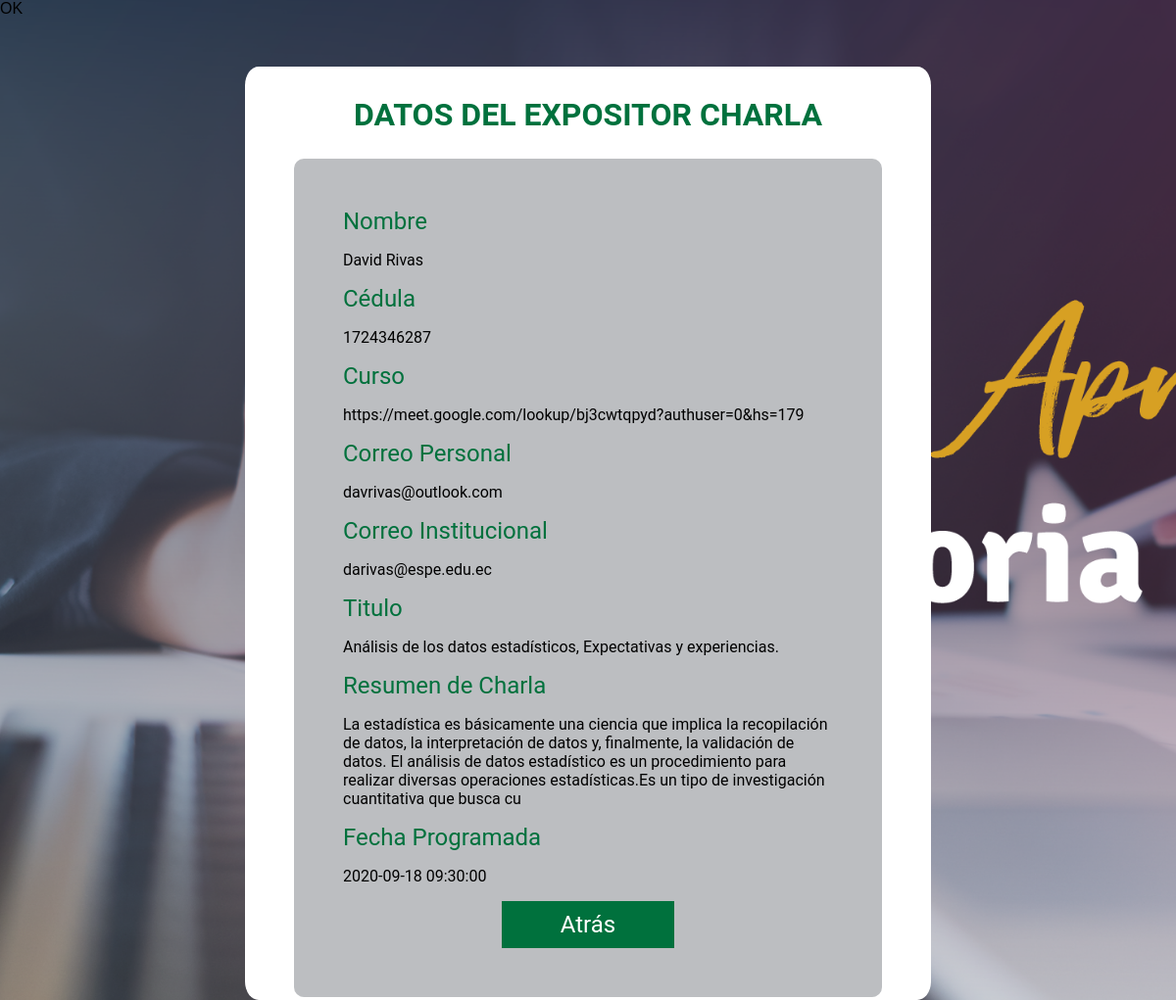
Page /leer_charla.php?id=3 on the committed database.
### tables this page shows
CREATE TABLE `ponente_charla` (
  `ID_CHARLA` int(11) NOT NULL,
  `ID_CARRERA` int(11) DEFAULT NULL,
  `NOMBRE_CHARLA` varchar(20) NOT NULL,
  `APELLIDO_CHARLA` varchar(20) NOT NULL,
  `CEDULA_CHARLA` varchar(10) NOT NULL,
  `SALA_CHARLA` varchar(250) DEFAULT NULL,
  `CORREOPER_CHARLA` varchar(30) NOT NULL,
  `CORREOINS_CHARLA` varchar(30) NOT NULL,
  `TITULO_CHARLA` varchar(100) NOT NULL,
  `RESUMEN_CHARLA` varchar(300) NOT NULL,
  `FECHAPRE_CHARLA` datetime DEFAULT NULL
);

### leer_charla.php (the view, shortened to what this page needs)
<?php
require_once "conexion.php";
if (isset($_GET['id']) && !empty(trim($_GET["id"]))) {
    $query = 'SELECT * FROM ponente_charla WHERE ID_CHARLA=?';
    if($stmt = $conn->prepare($query)){
        $stmt -> bind_param('i', $_GET['id']);
        if($stmt->execute()){
            $result = $stmt->get_result();
            if($result->num_rows == 1){
                $row = $result -> fetch_array(MYSQLI_ASSOC);
                $nombre_cha = $row['NOMBRE_CHARLA'];
                $apellido_cha = $row['APELLIDO_CHARLA'];
                $cedula_cha = $row['CEDULA_CHARLA'];
                $sala_cha = $row['SALA_CHARLA'];
                $correoper_cha = $row['CORREOPER_CHARLA'];
                $correoins_cha = $row['CORREOINS_CHARLA'];
                $titulo_cha = $row['TITULO_CHARLA'];
                $resumen_cha = $row['RESUMEN_CHARLA'];
                $fecha_cha = $row['FECHAPRE_CHARLA'];
            } else{
                echo 'Error! No existen resultados.';
                exit();
            }
        } else {
            echo "Error! Revise la conexión con la base de datos.";
            exit();
        }
    }
}else{
    echo "Error! Intente más tarde.";
    exit();
}
?>
<!DOCTYPE html>
<html lang="en">
<head>
</head>
<link rel="stylesheet" type="text/css" href="css/styles-leer.css">
<body>
<section class="contenido_tabla">
    <div>
        <h2>DATOS DEL EXPOSITOR CHARLA</h2>
    </div>
    <div class="datos">
        <div>
            <label>Nombre</label>
            <p><?php echo $nombre_cha . " " . $apellido_cha ?></p>
        </div>
        <div>
            <label>Cédula</label>
            <p><?php echo $cedula_cha ?></p>
        </div>
        <div>
            <label>Curso</label>
            <p><?php echo $sala_cha ?></p>
        </div>
        <div>
            <label>Correo Personal</label>
            <p><?php echo $correoper_cha ?></p>
        </div>
        <div>
            <label>Correo Institucional</label>
            <p><?php echo $correoins_cha ?></p>
        </div>
        <div>
            <label>Titulo</label>
            <p><?php echo $titulo_cha ?></p>
        </div>
        <div>
            <label>Resumen de Charla</label>
            <p><?php echo $resumen_cha ?></p>
        </div>
        <div>
            <label>Fecha Programada</label>
            <p><?php echo $fecha_cha ?></p>
        </div>
        <button><a href="indexadmin.php">Atrás</button>
    </div>
</section>
</body>
</html>

### css/styles-leer.css (style rules this page uses)
body { font-family: 'Montserrat', sans-serif; margin: 0; background: url(../img/proyectos.png); background-size: cover; background-attachment: fixed; }
* { box-sizing: border-box; }
h2 { font-family: "Roboto", sans-serif; font-size: 2em; text-align: center; font-style: bold; color: #00713d; }
p { font-family: "Roboto", sans-serif; font-size: 1em; font-style: bold; color: black; }
label { font-family: "Roboto", sans-serif; padding-top: 10px; text-decoration: none; text-align: center; font-size: 1.5em; color: #00713d; }
.datos { padding: 50px; border-radius: 10px; max-width: 600px; background-color: #454b525b; margin: 0 auto; }
a { font-family: "Roboto", sans-serif; padding-top: 10px; text-decoration: none; text-align: center; font-size: 1.5em; margin: 0 auto; color: white; }
button { display: block; background-color: #00713d; margin: 0 auto; padding: 10px 60px 10px 60px; border: 0; font-size: 1em; font-family: "Roboto", sans-serif; }
@media (min-width:768px) { .contenido_tabla { margin: auto; width: 700px; margin-top: 150pz; border-radius: 2%; background: #fff; margin-top: 50px; padding: 3px; } }

### rows in the picture
ponente_charla: NOMBRE_CHARLA "David", APELLIDO_CHARLA "Rivas", CEDULA_CHARLA "1724346287", SALA_CHARLA "https://meet.google.com/lookup/bj3cwtqpyd?authuser=0&hs=179", CORREOPER_CHARLA "davrivas@outlook.com", CORREOINS_CHARLA "darivas@espe.edu.ec", TITULO_CHARLA "Análisis de los datos estadísticos, Expectativas y experiencias.", RESUMEN_CHARLA "La estadística es básicamente una ciencia que implica la recopilación de datos, la interpretación de datos y, finalmente, la validación de datos. El análisis de datos estadístico es un procedimiento para realizar diversas operaciones estadísticas.Es un tipo de investigación cuantitativa que busca cu", FECHAPRE_CHARLA "2020-09-18 09:30:00"
